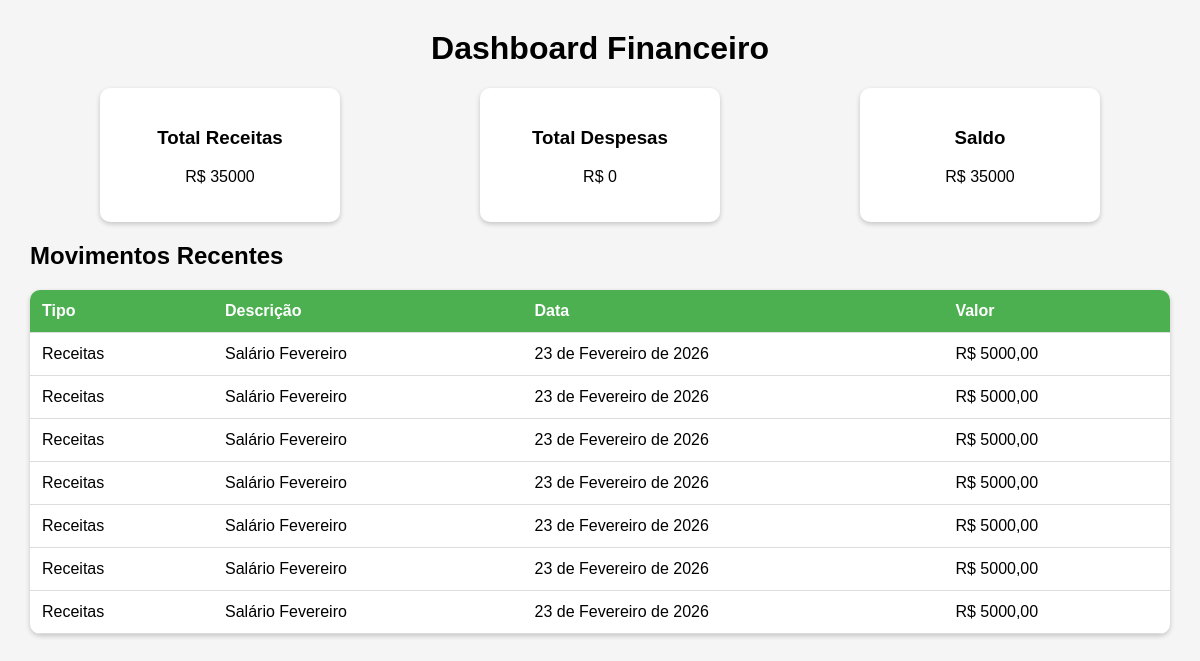
/dashboard/, run on the app's committed database.
### app_financeiro/models.py (models this page shows, shortened)
class Movimentacao(models.Model):
    class Tipo(models.TextChoices):
        RECEITAS = 'R', 'Receitas'
        DESPESAS = 'D', 'Despesas'
    tipo = models.CharField(max_length=1, choices=Tipo.choices)
    descricao = models.CharField(max_length=50)
    data = models.DateField()
    categorias = models.ForeignKey(Categorias, on_delete=PROTECT)
    valor = models.DecimalField(max_digits=10, decimal_places=2)

### app_financeiro/views.py (the view)
# urls.py: path('dashboard/', views.dashboard, name='dashboard'),
def dashboard(request):
    total_receitas = Movimentacao.objects.filter(
        tipo=Movimentacao.Tipo.RECEITAS
    ).aggregate(Sum('valor'))['valor__sum'] or 0
    total_despesas = Movimentacao.objects.filter(
        tipo=Movimentacao.Tipo.DESPESAS
    ).aggregate(Sum('valor'))['valor__sum'] or 0
    saldo = total_receitas - total_despesas
    movimentos = Movimentacao.objects.order_by('-data')[:10]
    context = {
        'total_receitas': total_receitas,
        'total_despesas': total_despesas,
        'saldo': saldo,
        'movimentos': movimentos,
    }
    return render(request, 'dashboard.html', context)

### app_financeiro/templates/dashboard.html (shortened to what this page needs)
<!DOCTYPE html>
<html lang="pt-br">
<head>
</head>
<body>
    <h1>Dashboard Financeiro</h1>
    <div class="container">
        <div class="card">
            <h3>Total Receitas</h3>
            <p>R$ {{ total_receitas }}</p>
        </div>
        <div class="card">
            <h3>Total Despesas</h3>
            <p>R$ {{ total_despesas }}</p>
        </div>
        <div class="card">
            <h3>Saldo</h3>
            <p>R$ {{ saldo }}</p>
        </div>
    </div>
    <h2>Movimentos Recentes</h2>
    <table>
        <tr>
            <th>Tipo</th>
            <th>Descrição</th>
            <th>Data</th>
            <th>Valor</th>
        </tr>
        {% for mov in movimentos %}
        <tr>
            <td>{{ mov.get_tipo_display }}</td>
            <td>{{ mov.descricao }}</td>
            <td>{{ mov.data }}</td>
            <td>R$ {{ mov.valor }}</td>
        </tr>
        {% endfor %}
    </table>
</body>
</html>

### app_financeiro/templates/dashboard.html (style rules this page uses)
body { font-family: Arial, sans-serif; margin: 30px; background-color: #f5f5f5; }
h1 { text-align: center; }
.container { display: flex; justify-content: space-around; margin-bottom: 20px; }
.card { background-color: white; padding: 20px; border-radius: 10px; width: 200px; text-align: center; box-shadow: 0 2px 5px rgba(0,0,0,0.2); }
table { width: 100%; border-collapse: collapse; background-color: white; border-radius: 10px; overflow: hidden; box-shadow: 0 2px 5px rgba(0,0,0,0.2); }
th, td { padding: 12px; text-align: left; border-bottom: 1px solid #ddd; }
th { background-color: #4CAF50; color: white; }

### data on the page
Movimentacao: tipo "Receitas", descricao "Salário Fevereiro", data "23 de Fevereiro de 2026", valor "5000,00"
Movimentacao: tipo "Receitas", descricao "Salário Fevereiro", data "23 de Fevereiro de 2026", valor "5000,00"
Movimentacao: tipo "Receitas", descricao "Salário Fevereiro", data "23 de Fevereiro de 2026", valor "5000,00"
Movimentacao: tipo "Receitas", descricao "Salário Fevereiro", data "23 de Fevereiro de 2026", valor "5000,00"
Movimentacao: tipo "Receitas", descricao "Salário Fevereiro", data "23 de Fevereiro de 2026", valor "5000,00"
Movimentacao: tipo "Receitas", descricao "Salário Fevereiro", data "23 de Fevereiro de 2026", valor "5000,00"
Movimentacao: tipo "Receitas", descricao "Salário Fevereiro", data "23 de Fevereiro de 2026", valor "5000,00"

### other printed values
{{ total_receitas }} "35000"
{{ total_despesas }} "0"
{{ saldo }} "35000"
